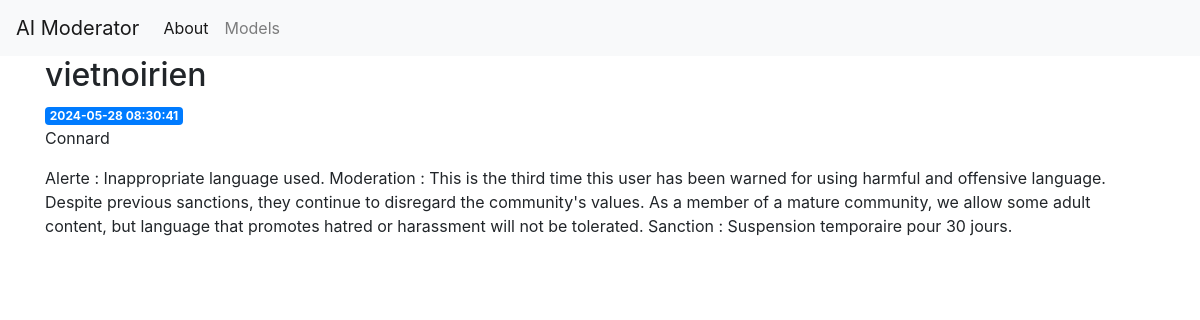
The app's page /30 with its own data.
### tables this page shows
CREATE TABLE posts (
    id INTEGER PRIMARY KEY AUTOINCREMENT,
    created TIMESTAMP NOT NULL DEFAULT CURRENT_TIMESTAMP,
    author TEXT NOT NULL,
    message TEXT NOT NULL,
    moderation TEXT NOT NULL
);

### project.py (the view)
@app.route('/<int:post_id>')
def post(post_id):
    post = get_post(post_id)
    return render_template('post.html', post=post)

### project.py (called while the page is built)
def get_db_connection():
    conn = sqlite3.connect("database.db")
    conn.row_factory = sqlite3.Row
    return conn

def get_post(post_id):
    conn = get_db_connection()
    post = conn.execute("SELECT * FROM posts WHERE id = ?", (post_id,)).fetchone()
    conn.close()
    if post is None:
        abort(404)
    return post

### templates/post.html
{% extends 'base.html' %}
{% block content %}
    <h2>{% block title %} {{ post['author'] }} {% endblock %}</h2>
    <span class="badge badge-primary">{{ post['created'] }}</span>
    <p>{{ post['message'] }}</p>
    <p>{{ post['moderation'] }}</p>
{% endblock %}

### records on screen
posts: author "vietnoirien", created "2024-05-28 08:30:41", message "Connard", moderation "Alerte : Inappropriate language used. Moderation : This is the third time this user has been warned for using harmful and offensive language. Despite previous sanctions, they continue to disregard the community's values. As a member of a mature community, we allow some adult content, but language that promotes hatred or harassment will not be tolerated. Sanction : Suspension temporaire pour 30 jours."
